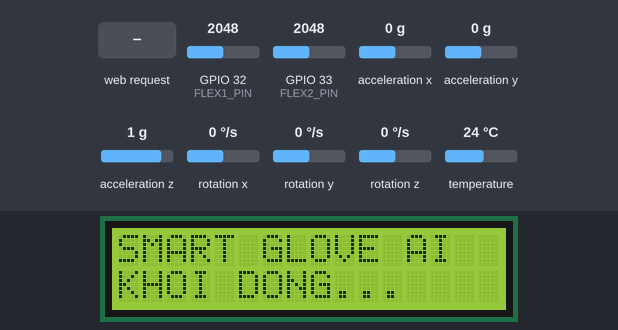
The sketch below on a simulated ESP32. Shown: 16×2 character LCD. The test bench sets the inputs (shaded band); at power-on: GPIO 32 (FLEX1_PIN) = 2048, GPIO 33 (FLEX2_PIN) = 2048, acceleration x 0 g, acceleration y 0 g, acceleration z 1 g, rotation x 0 °/s, rotation y 0 °/s, rotation z 0 °/s, temperature 24 °C (analog values on the 0–4095 scale). WiFi joins after 1.5 s; servers stay silent unless stated; what the sketch prints to the serial monitor is not drawn.

Above: at 1.3 s.
At 4.0 s:
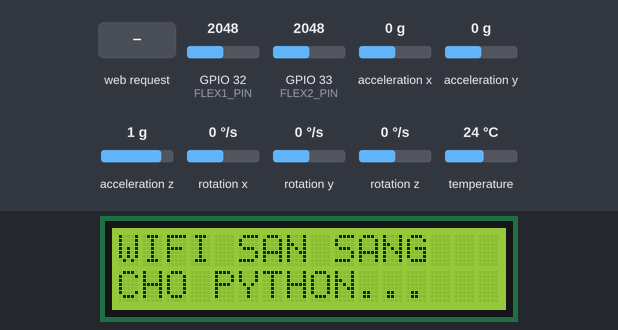
4.1 s: HTTP request GET /XIN_CHAO received
At 4.4 s:
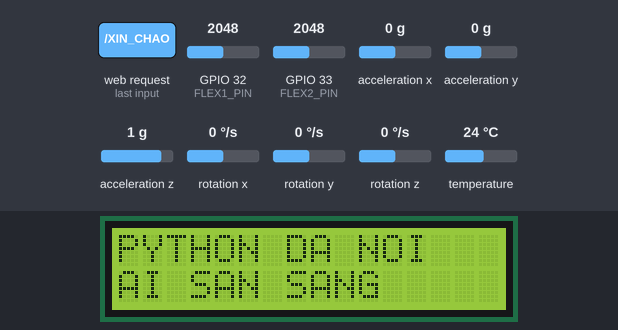
Timing chart, 0 to 7.1 s (numbered marks = the images above; inputs shaded):
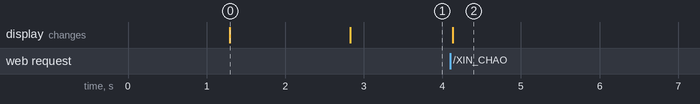

Measured:
- after the input at 4.1 s, the display: changes at once (image 2)
- what the display in image 0 shows lasts 1.5 s, from 1.3 s to 2.8 s

The sketch:

mophong_wireless1.ino
```cpp
#include <Arduino.h>
#include <WiFi.h>
#include <Wire.h>
#include <LiquidCrystal_I2C.h>
#include <Adafruit_MPU6050.h>
#include <Adafruit_Sensor.h>

// =====================================================
// WIFI LAPTOP HOTSPOT
// =====================================================

const char* WIFI_NAME = "iphone";
const char* WIFI_PASSWORD = "12345678a";

// IP cố định của ESP32
IPAddress LOCAL_IP(192, 168, 137, 115);
IPAddress GATEWAY(192, 168, 137, 1);
IPAddress SUBNET(255, 255, 255, 0);

const uint16_t SERVER_PORT = 5000;

WiFiServer server(SERVER_PORT);
WiFiClient pythonClient;

// =====================================================
// PIN
// =====================================================

#define FLEX1_PIN 32
#define FLEX2_PIN 33

#define LCD_SDA 21
#define LCD_SCL 22

#define MPU_SDA 27
#define MPU_SCL 26

// =====================================================
// LCD + MPU
// =====================================================

LiquidCrystal_I2C lcd(0x27, 16, 2);

TwoWire MPUWire = TwoWire(1);
Adafruit_MPU6050 mpu;

// =====================================================
// SAMPLE
// =====================================================

// Dataset/model hiện tại dùng 25 Hz
// 40 ms / mẫu
const unsigned long SAMPLE_INTERVAL = 40;

unsigned long lastSampleTime = 0;
unsigned long startTime = 0;

// =====================================================
// FLEX
// =====================================================

int prevFlex1 = 0;
int prevFlex2 = 0;

float dFlex1History[3] = {0, 0, 0};
float dFlex2History[3] = {0, 0, 0};

int historyIndex = 0;

// =====================================================
// NHAN LENH PYTHON
// =====================================================

String receiveBuffer = "";

// =====================================================
// LCD
// =====================================================

void showLCD(String line1, String line2)
{
  lcd.clear();

  if (line1.length() > 16)
    line1 = line1.substring(0, 16);

  if (line2.length() > 16)
    line2 = line2.substring(0, 16);

  lcd.setCursor(0, 0);
  lcd.print(line1);

  lcd.setCursor(0, 1);
  lcd.print(line2);
}

// =====================================================
// DOC FLEX TRUNG BINH 3 LAN
// =====================================================

int readFlexAverage(int pin)
{
  long sum = 0;

  for (int i = 0; i < 3; i++)
  {
    sum += analogRead(pin);
  }

  return sum / 3;
}

// =====================================================
// HIEN THI KET QUA AI
// =====================================================

void displayAIResult(String label, float confidence)
{
  if (label == "XIN_CHAO")
  {
    showLCD(
      "XIN CHAO",
      "TC:" + String(confidence, 1) + "%"
    );
  }

  else if (label == "CAM_ON_NHIEU")
  {
    showLCD(
      "CAM ON NHIEU",
      "TC:" + String(confidence, 1) + "%"
    );
  }

  else
  {
    showLCD(
      "DANG CHO CU CHI",
      "AI: NONE"
    );
  }
}

// =====================================================
// XU LY LENH PYTHON
// =====================================================

void processPythonCommand(String line)
{
  line.trim();

  // Format:
  // AI,XIN_CHAO,96.52

  if (!line.startsWith("AI,"))
  {
    return;
  }

  int comma1 = line.indexOf(',');
  int comma2 = line.indexOf(',', comma1 + 1);

  if (comma1 < 0 || comma2 < 0)
  {
    return;
  }

  String label =
      line.substring(comma1 + 1, comma2);

  float confidence =
      line.substring(comma2 + 1).toFloat();

  Serial.println();
  Serial.println("======================");

  Serial.print("AI: ");
  Serial.println(label);

  Serial.print("TIN CAY: ");
  Serial.print(confidence, 2);
  Serial.println("%");

  Serial.println("======================");

  displayAIResult(
    label,
    confidence
  );
}

// =====================================================
// DOC DU LIEU PYTHON GUI VE
// =====================================================

void readPython()
{
  while (
    pythonClient &&
    pythonClient.connected() &&
    pythonClient.available()
  )
  {
    char c = pythonClient.read();

    if (c == '\n')
    {
      processPythonCommand(
        receiveBuffer
      );

      receiveBuffer = "";
    }

    else if (c != '\r')
    {
      receiveBuffer += c;

      if (receiveBuffer.length() > 100)
      {
        receiveBuffer = "";
      }
    }
  }
}

// =====================================================
// GUI 1 MAU SENSOR QUA WIFI
// =====================================================

void sendSensorSample()
{
  // ----------------------------
  // FLEX
  // ----------------------------

  int flex1 =
      readFlexAverage(FLEX1_PIN);

  int flex2 =
      readFlexAverage(FLEX2_PIN);

  float dFlex1 =
      flex1 - prevFlex1;

  float dFlex2 =
      flex2 - prevFlex2;

  prevFlex1 = flex1;
  prevFlex2 = flex2;

  // ----------------------------
  // MOVING AVERAGE dFlex 3 MAU
  // ----------------------------

  dFlex1History[historyIndex] =
      dFlex1;

  dFlex2History[historyIndex] =
      dFlex2;

  historyIndex++;

  if (historyIndex >= 3)
  {
    historyIndex = 0;
  }

  float dFlex1Avg =
      (
        dFlex1History[0] +
        dFlex1History[1] +
        dFlex1History[2]
      ) / 3.0;

  float dFlex2Avg =
      (
        dFlex2History[0] +
        dFlex2History[1] +
        dFlex2History[2]
      ) / 3.0;

  // ----------------------------
  // MPU6050
  // ----------------------------

  sensors_event_t a;
  sensors_event_t g;
  sensors_event_t temp;

  mpu.getEvent(
    &a,
    &g,
    &temp
  );

  unsigned long elapsed =
      millis() - startTime;

  // =================================================
  // GUI THEO DUNG DINH DANG DATASET CU
  //
  // DATA,
  // time_ms,
  // flex1,flex2,
  // dFlex1,dFlex2,
  // dFlex1Avg,dFlex2Avg,
  // ax,ay,az,
  // gx,gy,gz
  // =================================================

  pythonClient.print("DATA,");

  pythonClient.print(elapsed);
  pythonClient.print(",");

  pythonClient.print(flex1);
  pythonClient.print(",");

  pythonClient.print(flex2);
  pythonClient.print(",");

  pythonClient.print(dFlex1, 3);
  pythonClient.print(",");

  pythonClient.print(dFlex2, 3);
  pythonClient.print(",");

  pythonClient.print(dFlex1Avg, 3);
  pythonClient.print(",");

  pythonClient.print(dFlex2Avg, 3);
  pythonClient.print(",");

  pythonClient.print(
    a.acceleration.x, 6
  );
  pythonClient.print(",");

  pythonClient.print(
    a.acceleration.y, 6
  );
  pythonClient.print(",");

  pythonClient.print(
    a.acceleration.z, 6
  );
  pythonClient.print(",");

  pythonClient.print(
    g.gyro.x, 6
  );
  pythonClient.print(",");

  pythonClient.print(
    g.gyro.y, 6
  );
  pythonClient.print(",");

  pythonClient.print(
    g.gyro.z, 6
  );

  pythonClient.print("\n");

  // Debug
  Serial.print("F1=");
  Serial.print(flex1);

  Serial.print(" F2=");
  Serial.println(flex2);
}

// =====================================================
// KET NOI WIFI
// =====================================================

void connectWiFi()
{
  WiFi.mode(WIFI_STA);

  // giảm delay WiFi
  WiFi.setSleep(false);

  WiFi.config(
    LOCAL_IP,
    GATEWAY,
    SUBNET
  );

  WiFi.begin(
    WIFI_NAME,
    WIFI_PASSWORD
  );

  Serial.print(
    "Dang ket noi WiFi"
  );

  while (
    WiFi.status() != WL_CONNECTED
  )
  {
    Serial.print(".");
    delay(500);
  }

  Serial.println();
  Serial.println("WIFI OK");

  Serial.print("ESP32 IP: ");
  Serial.println(
    WiFi.localIP()
  );
}

// =====================================================
// SETUP
// =====================================================

void setup()
{
  Serial.begin(115200);

  delay(1200);

  Serial.println();
  Serial.println("==========================");
  Serial.println("SMART GLOVE WIFI AI");
  Serial.println("==========================");

  // =================================================
  // FLEX
  // =================================================

  analogReadResolution(12);

  pinMode(FLEX1_PIN, INPUT);
  pinMode(FLEX2_PIN, INPUT);

  // =================================================
  // LCD
  // =================================================

  Wire.begin(
    LCD_SDA,
    LCD_SCL
  );

  lcd.init();
  lcd.backlight();

  showLCD(
    "SMART GLOVE AI",
    "KHOI DONG..."
  );

  // =================================================
  // MPU6050
  // =================================================

  MPUWire.begin(
    MPU_SDA,
    MPU_SCL,
    400000
  );

  if (!mpu.begin(
        0x68,
        &MPUWire))
  {
    Serial.println(
      "LOI MPU6050"
    );

    showLCD(
      "LOI MPU6050",
      "KIEM TRA DAY"
    );

    while (true)
    {
      delay(1000);
    }
  }

  mpu.setAccelerometerRange(
    MPU6050_RANGE_8_G
  );

  mpu.setGyroRange(
    MPU6050_RANGE_500_DEG
  );

  mpu.setFilterBandwidth(
    MPU6050_BAND_21_HZ
  );

  Serial.println("MPU6050 OK");

  // =================================================
  // FLEX BAN DAU
  // =================================================

  prevFlex1 =
      readFlexAverage(FLEX1_PIN);

  prevFlex2 =
      readFlexAverage(FLEX2_PIN);

  // =================================================
  // WIFI
  // =================================================

  connectWiFi();

  // =================================================
  // TCP SERVER
  // =================================================

  server.begin();
  server.setNoDelay(true);

  Serial.println();
  Serial.println(
    "TCP SERVER READY"
  );

  Serial.print("PORT: ");
  Serial.println(SERVER_PORT);

  showLCD(
    "WIFI SAN SANG",
    "CHO PYTHON..."
  );

  startTime = millis();
}

// =====================================================
// LOOP
// =====================================================

void loop()
{
  // =================================================
  // WIFI MAT
  // =================================================

  if (
    WiFi.status() != WL_CONNECTED
  )
  {
    showLCD(
      "MAT WIFI",
      "DANG NOI LAI..."
    );

    if (pythonClient)
    {
      pythonClient.stop();
    }

    connectWiFi();

    server.begin();
  }

  // =================================================
  // PYTHON CHUA KET NOI
  // =================================================

  if (
    !pythonClient ||
    !pythonClient.connected()
  )
  {
    WiFiClient newClient =
        server.available();

    if (newClient)
    {
      pythonClient = newClient;

      pythonClient.setNoDelay(true);

      Serial.println();
      Serial.println(
        "PYTHON DA KET NOI!"
      );

      showLCD(
        "PYTHON DA NOI",
        "AI SAN SANG"
      );

      // reset dFlex
      prevFlex1 =
          readFlexAverage(FLEX1_PIN);

      prevFlex2 =
          readFlexAverage(FLEX2_PIN);

      for (int i = 0; i < 3; i++)
      {
        dFlex1History[i] = 0;
        dFlex2History[i] = 0;
      }

      historyIndex = 0;

      lastSampleTime =
          millis();
    }
    else
    {
      delay(5);
      return;
    }
  }

  // =================================================
  // NHAN KET QUA AI
  // =================================================

  readPython();

  // =================================================
  // GUI SENSOR 25 Hz
  // =================================================

  unsigned long now =
      millis();

  if (
    now - lastSampleTime
    >= SAMPLE_INTERVAL
  )
  {
    lastSampleTime = now;

    sendSensorSample();
  }
}
```
